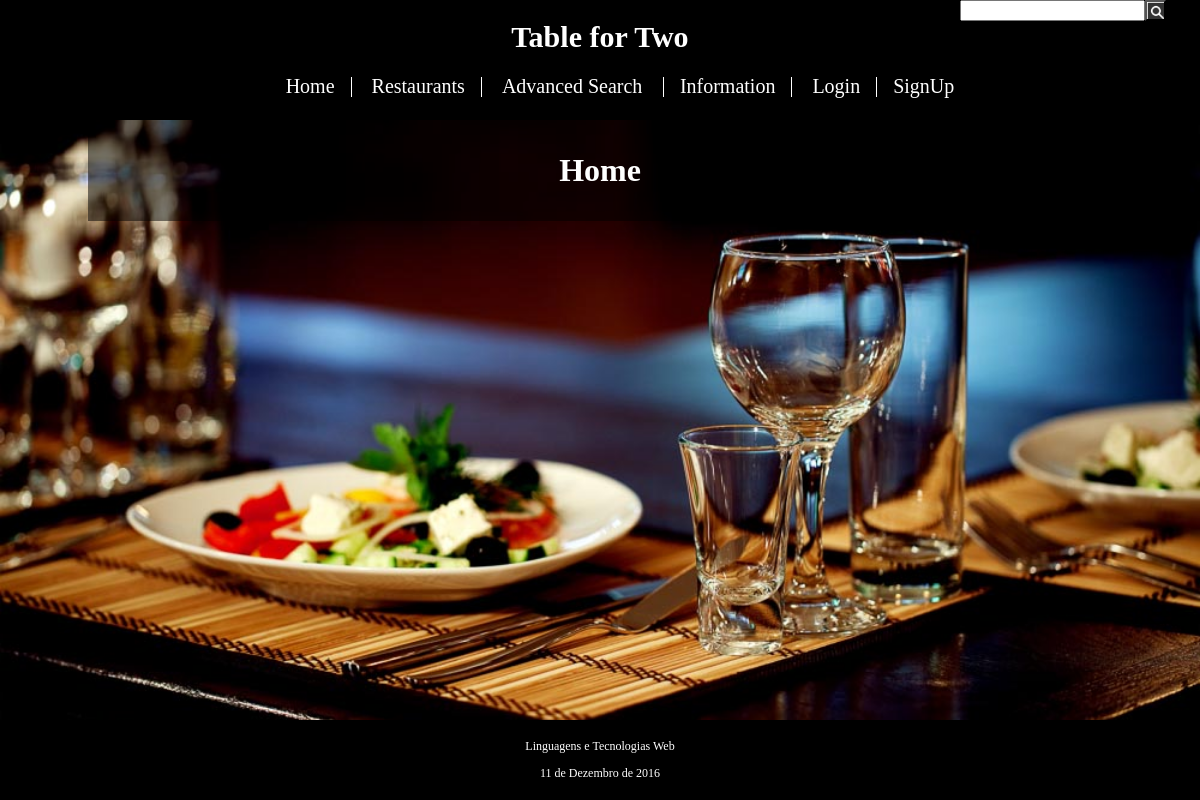
Before: / with the older database file.
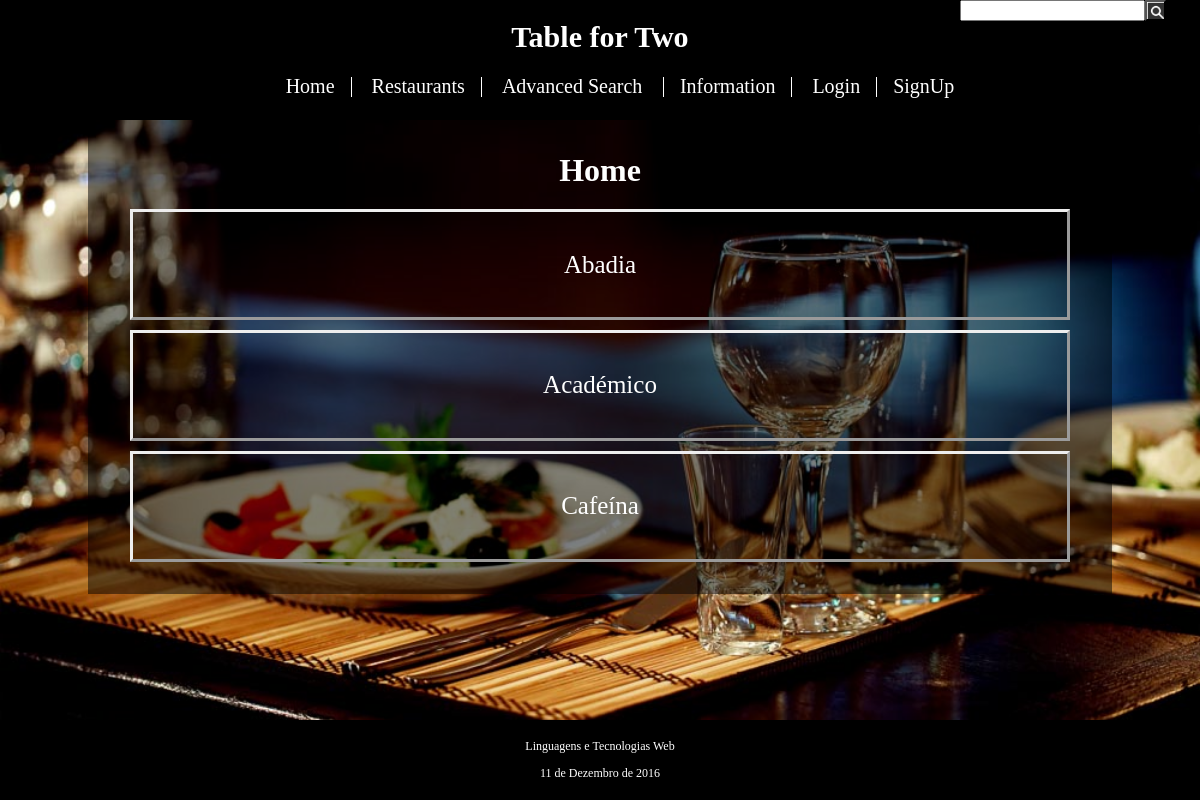
After: the same page with the newer database file.
### tables this page shows
CREATE TABLE Restaurant (
	id_restaurant INTEGER PRIMARY KEY AUTOINCREMENT,
	id_owner INTEGER REFERENCES Account(id_account),
	--id_functionTime INTEGER REFERENCES FunctionTime(id_functionTime),
	id_category VARCHAR REFERENCES Category(id_category),
	name VARCHAR NOT NULL,
	address VARCHAR NOT NULL,
	description VARCHAR,
	stars REAL,
	open_time VARCHAR NOT NULL,
	close_time VARCHAR NOT NULL,
	monday BOOLEAN NOT NULL,
	tuesday BOOLEAN NOT NULL,
	wednesday BOOLEAN NOT NULL,
	thursday BOOLEAN NOT NULL,
	friday BOOLEAN NOT NULL,
	saturday BOOLEAN NOT NULL,
	sunday BOOLEAN NOT NULL
);

### index.php (called while the page is built, shortened)
<?php
  include_once getcwd() . "/database/connection.php";
  include_once getcwd() . "/database/restaurant.php";
  include ('templates/header.php');
  include ('templates/feed_content.php');
  include ('templates/footer.php');
?>

### database/restaurant.php (called while the page is built, shortened)
<?php
	function getAllRestaurant($db){
		$stmt = $db->prepare('SELECT * FROM Restaurant ORDER BY name ASC');
		$stmt->execute();
		$result = $stmt->fetchAll();
		return $result;
	}
 ?>

### templates/feed_content.php (the view)
<div id="content">
	<h1 class="title"> Home </h1>
	<div class="display_big_center">
		<?php
			$result = getAllRestaurant($db);
			foreach( $result as $row) {
				echo '<a class="item" href="restaurant_item.php?id=' . $row['id_restaurant'] . '">' . $row['name']  .  '</a>';
			 }
		?>
	</div>
</div>

### templates/header.php (shortened to what this page needs)
<!DOCTYPE html>
<html>
	<head>
		<link rel="stylesheet" href="css/site.css">
	</head>
	<body>
		<div id="header">
			<h1> Table for Two </h1>
			<div id="search_bar">
				<input type="text" name="search">
				<input type="submit" class="button_search button" value=""/>
			</div>
			<div id="menu">
				<ul>
					<li><input id="go_home" class="header_button button" action="index.php" type="submit" value="Home" /></li>
					<li><input id="go_restaurants" class="header_button button" action="restaurants.php" type="submit" value="Restaurants" /></li>
					<li><input id="go_advanced_search" class="header_button button" action="advanced_search.php" type="submit" value="Advanced Search" /> </li>
					<li><input id="go_information" class="header_button button" action="information.php" type="submit" value="Information" /></li>
					<?php
					if (isset($_SESSION['id_account'])){
						if($_SESSION['type'] == 'owner')
								echo '<li><input id="go_my_restaurants" class="header_button button" action="my_restaurants.php" type="submit" value="My Restaurants" /></li>';
						echo '<li><input id="go_my_account" class="header_button button" action="my_account.php" type="submit" value="' . $_SESSION['name'] .'" /></li>';
						echo '<li><input id="do_logout" class="header_button button" action="action_logout.php" type="submit" value="Logout" /></li>';
					}
					else{
						echo '<li><input id="do_login" class="header_button button" type="submit" value="Login" /></li>';
						echo '<li><input id="do_signup" class="header_button button" action="signup.php" type="submit" value="SignUp" /></li>';
					}
					?>
				</ul>
			</div>
		</div>

### templates/footer.php
		<div id="footer">
				<p> Linguagens e Tecnologias Web </p>
				<p> 11 de Dezembro de 2016 </p>
		</div>
	</body>
</html>

### css/site.css (style rules this page uses)
html { position:relative; }
body { background-image: url(images/background.jpg); background-position: 0%; background-size: 100%; background-attachment: fixed; font-family: times, serif; margin: 0px auto; display : block; }
#header { display: inline-block; background-color: #000000; color: #ffffff; text-align: center; width:100%; padding-bottom: 5px; }
#header h1 { font-size: 30px; }
#menu li { display: inline; text-decoration: none; margin: 10px; display: inline; border-right: 1px solid #ffffff; padding-right: 10px; margin-right: 0px; font-size: 18px; color: #ffffff; }
#menu li:last-child { border-right: none; }
#content { width: 1000px; margin: 0px auto; display: none; background-color: rgba(0,0,0,0.5); color: #ffffff; padding: 1%; margin-bottom: 100px; }
#content > * { display:block; margin:20px; }
#footer { text-align: center; color: #ffffff; font-size: 12px; position: fixed; right: 0; bottom: 0; left: 0; background-color: #000000; padding: 7px; }
#search_bar { display: block; position: fixed; left: 80%; top: 0px; }
.display_big_center > * { font-size: 25px; margin: 10px; display:block; text-align: center; color: white; text-decoration: none; }
.item { border-style: outset; padding : 4%; }
.title { text-align: center; }
.button { text-align: center; text-decoration: none; cursor: pointer; outline: none; font-family: times, serif; }
.header_button { background-color: black; border: none; color: white; font-size: 20px; font-style: bold; }
.button_search { background-image: url(images/search.png); background-size: 21px; width: 21px; height: 21px; float: right }

Changed rows visible on the page:
added restaurant: name "Abadia"
added restaurant: name "Académico"
added restaurant: name "Cafeína"
